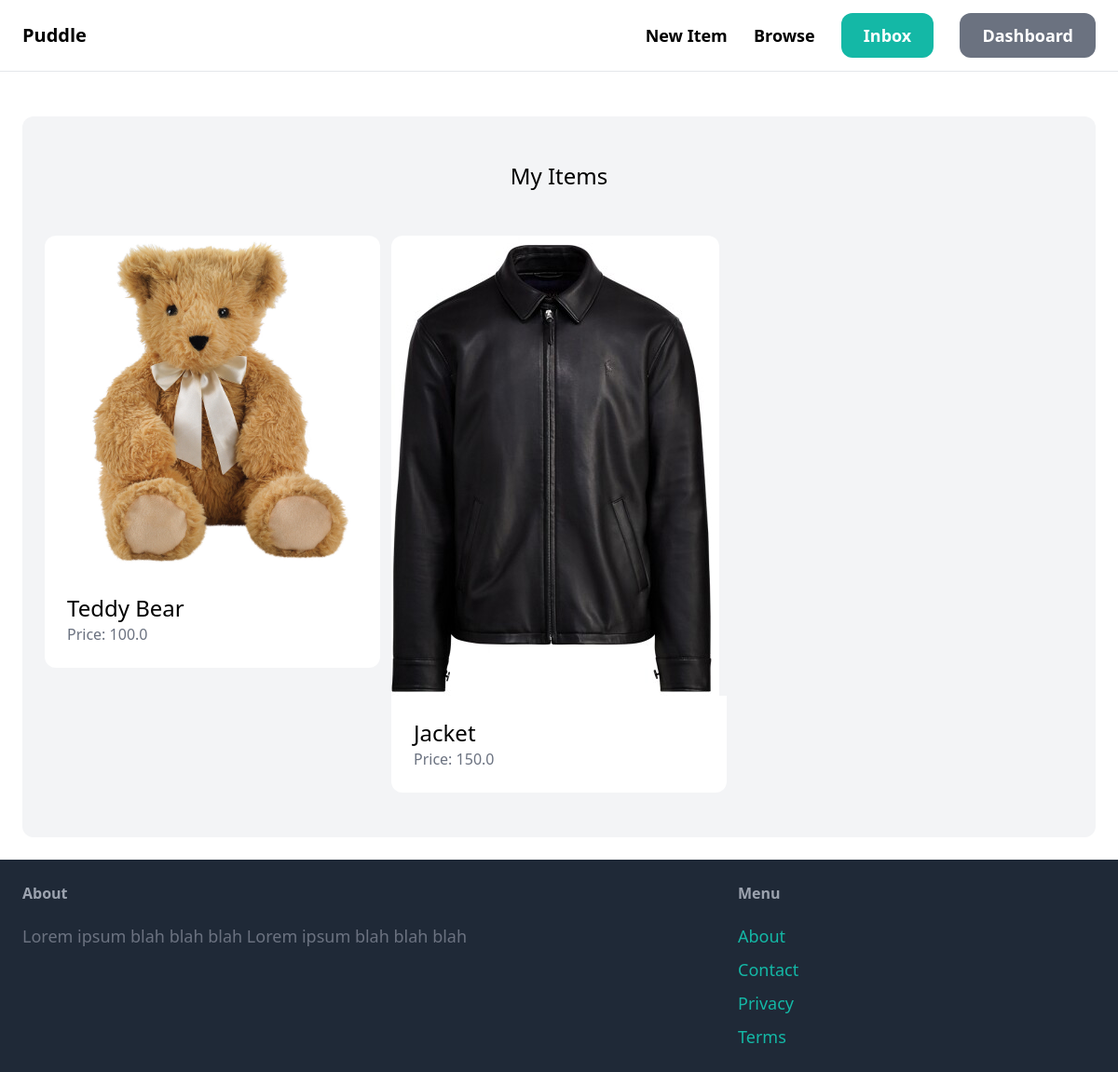
Before: /dashboard/ (signed in) with the older database file.
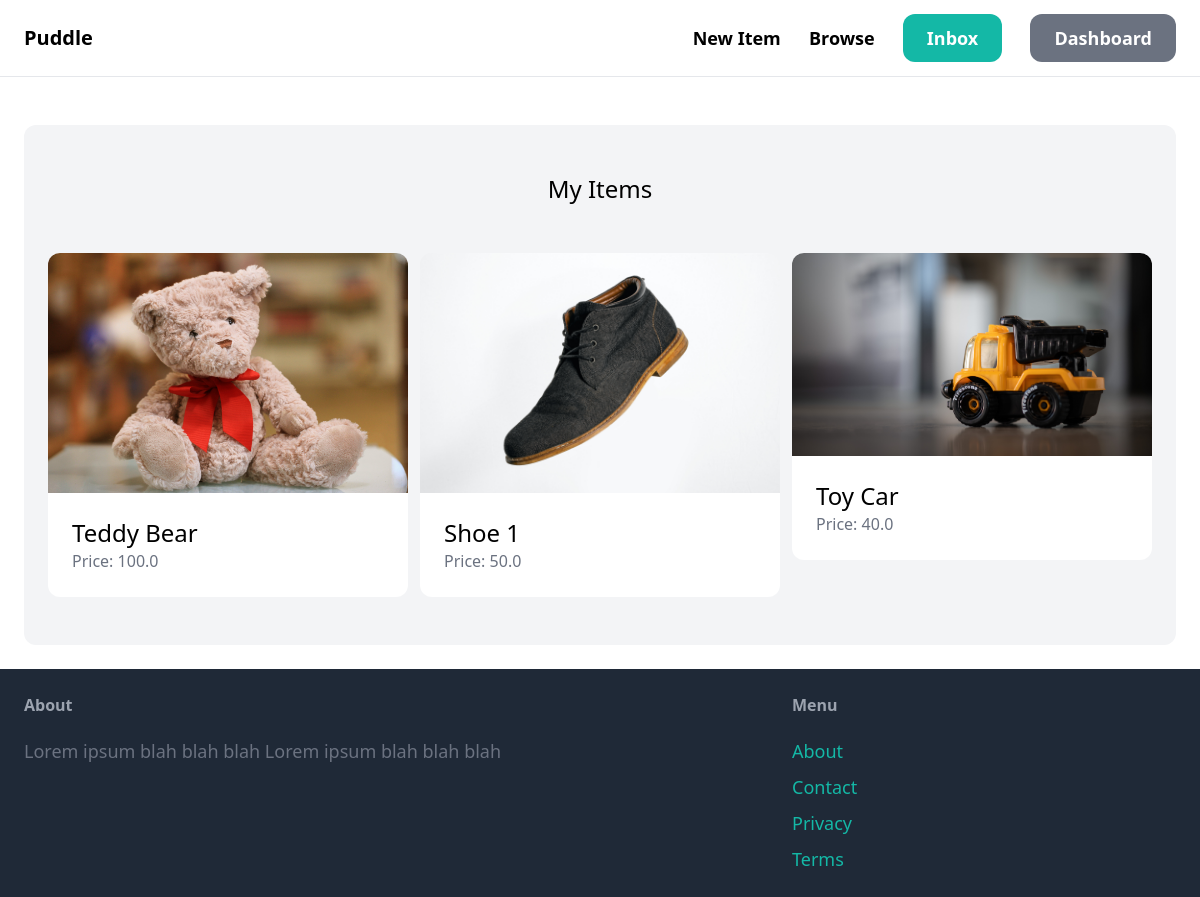
After: the same page with the newer database file.
### item/models.py (models this page shows, shortened)
class Item(models.Model):
    category = models.ForeignKey(Category, related_name='items', on_delete=models.CASCADE)
    name = models.CharField(max_length=255)
    description = models.TextField(blank=True, null=True)
    price = models.FloatField()
    image = models.ImageField(upload_to='items_images', blank=True, null=True)
    is_sold = models.BooleanField(default=False)
    created_by = models.ForeignKey(User, related_name='items', on_delete=models.CASCADE)
    created_at = models.DateTimeField(auto_now_add=True)

### dashboard/views.py (the view)
# urls.py: path('', views.index, name='index'),
@login_required
def index(request):
    items = Item.objects.filter(created_by=request.user)
    context = {'items': items}
    return render(request, 'dashboard/index.html', context)

### dashboard/templates/dashboard/index.html (shortened to what this page needs)
{% extends 'core/base.html' %}
{% block content %}
<div class="mt-6 px-6 py-12 bg-gray-100 rounded-xl">
    <h2 class='mb-12 text-2xl text-center'>My Items</h2>
    <div class="grid grid-cols-3 gap-3">
        {% for item in items %}
            <div>
                <a href="{% url 'item:detail' item.id %}">
                    <div>
                        <img src="{{ item.image.url }}"
                         class="rounded-t-xl" >
                    </div>
                    <div class="p-6 bg-white rounded-b-xl">
                        <h2 class="text-2xl">{{ item.name }}</h2>
                        <p class="text-gray-500">Price: {{ item.price }}</p>
                    </div>
                </a>
            </div>
        {% endfor %}
    </div>
</div>
{% endblock content %}

Changed rows visible on the page:
removed Item: image (picture), name "Jacket", price "150.0"
changed Item "Teddy Bear": image: a different picture
added Item: image (picture), name "Shoe 1", price "50.0"
added Item: image (picture), name "Toy Car", price "40.0"
